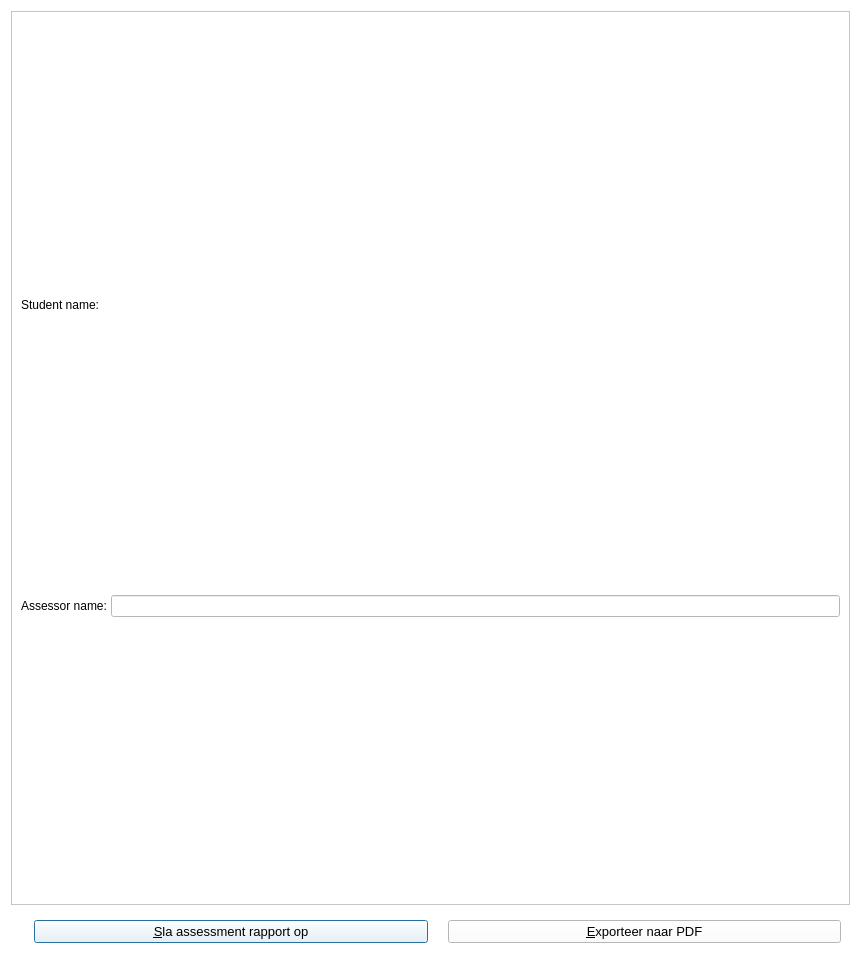
<?xml version="1.0" encoding="UTF-8"?>
<ui version="4.0">
 <class>QtRatingDialog</class>
 <widget class="QDialog" name="QtRatingDialog">
  <property name="geometry">
   <rect>
    <x>0</x>
    <y>0</y>
    <width>861</width>
    <height>969</height>
   </rect>
  </property>
  <property name="font">
   <font>
    <pointsize>10</pointsize>
   </font>
  </property>
  <property name="windowTitle">
   <string>De kentallen</string>
  </property>
  <property name="windowIcon">
   <iconset resource="BrainWeaver.qrc">
    <normaloff>:/BrainWeaver/pics/Arrow14x14.png</normaloff>:/BrainWeaver/pics/Arrow14x14.png</iconset>
  </property>
  <property name="styleSheet">
   <string notr="true">background-color: rgb(255, 255, 255);</string>
  </property>
  <layout class="QVBoxLayout" name="verticalLayout_2">
   <item>
    <widget class="QScrollArea" name="scrollArea">
     <property name="styleSheet">
      <string notr="true">background-color: rgb(255, 255, 255);</string>
     </property>
     <property name="widgetResizable">
      <bool>true</bool>
     </property>
     <widget class="QWidget" name="scrollAreaWidgetContents">
      <property name="geometry">
       <rect>
        <x>0</x>
        <y>0</y>
        <width>841</width>
        <height>894</height>
       </rect>
      </property>
      <layout class="QVBoxLayout" name="verticalLayout">
       <item>
        <widget class="QLabel" name="label_student_name">
         <property name="sizePolicy">
          <sizepolicy hsizetype="Preferred" vsizetype="Maximum">
           <horstretch>0</horstretch>
           <verstretch>0</verstretch>
          </sizepolicy>
         </property>
         <property name="text">
          <string>Student name:</string>
         </property>
        </widget>
       </item>
       <item>
        <layout class="QHBoxLayout" name="horizontalLayout_3">
         <property name="spacing">
          <number>0</number>
         </property>
         <item>
          <widget class="QLabel" name="label_assessor_name">
           <property name="sizePolicy">
            <sizepolicy hsizetype="Preferred" vsizetype="Maximum">
             <horstretch>0</horstretch>
             <verstretch>0</verstretch>
            </sizepolicy>
           </property>
           <property name="text">
            <string>Assessor name: </string>
           </property>
          </widget>
         </item>
         <item>
          <widget class="QLineEdit" name="edit_name">
           <property name="sizePolicy">
            <sizepolicy hsizetype="Expanding" vsizetype="Fixed">
             <horstretch>0</horstretch>
             <verstretch>0</verstretch>
            </sizepolicy>
           </property>
           <property name="text">
            <string/>
           </property>
          </widget>
         </item>
        </layout>
       </item>
      </layout>
     </widget>
    </widget>
   </item>
   <item>
    <widget class="QWidget" name="widget_bottom" native="true">
     <property name="sizePolicy">
      <sizepolicy hsizetype="Preferred" vsizetype="Maximum">
       <horstretch>0</horstretch>
       <verstretch>0</verstretch>
      </sizepolicy>
     </property>
     <layout class="QHBoxLayout" name="horizontalLayout">
      <item>
       <widget class="QLabel" name="label">
        <property name="sizePolicy">
         <sizepolicy hsizetype="Maximum" vsizetype="Preferred">
          <horstretch>0</horstretch>
          <verstretch>0</verstretch>
         </sizepolicy>
        </property>
        <property name="text">
         <string/>
        </property>
        <property name="pixmap">
         <pixmap>:/images/PicSave.png</pixmap>
        </property>
       </widget>
      </item>
      <item>
       <widget class="QPushButton" name="button_save">
        <property name="text">
         <string>&amp;Sla assessment rapport op</string>
        </property>
       </widget>
      </item>
      <item>
       <widget class="QLabel" name="label_2">
        <property name="sizePolicy">
         <sizepolicy hsizetype="Maximum" vsizetype="Preferred">
          <horstretch>0</horstretch>
          <verstretch>0</verstretch>
         </sizepolicy>
        </property>
        <property name="text">
         <string/>
        </property>
        <property name="pixmap">
         <pixmap>:/images/PicPrint.png</pixmap>
        </property>
       </widget>
      </item>
      <item>
       <widget class="QPushButton" name="button_print">
        <property name="text">
         <string>&amp;Exporteer naar PDF</string>
        </property>
       </widget>
      </item>
     </layout>
    </widget>
   </item>
   <item>
    <widget class="QWidget" name="widget_assessor_name" native="true">
     <layout class="QHBoxLayout" name="horizontalLayout_2">
      <property name="spacing">
       <number>0</number>
      </property>
      <property name="leftMargin">
       <number>0</number>
      </property>
      <property name="topMargin">
       <number>0</number>
      </property>
      <property name="rightMargin">
       <number>0</number>
      </property>
      <property name="bottomMargin">
       <number>0</number>
      </property>
     </layout>
    </widget>
   </item>
  </layout>
 </widget>
 <resources>
  <include location="BrainWeaver.qrc"/>
 </resources>
 <connections/>
</ui>
